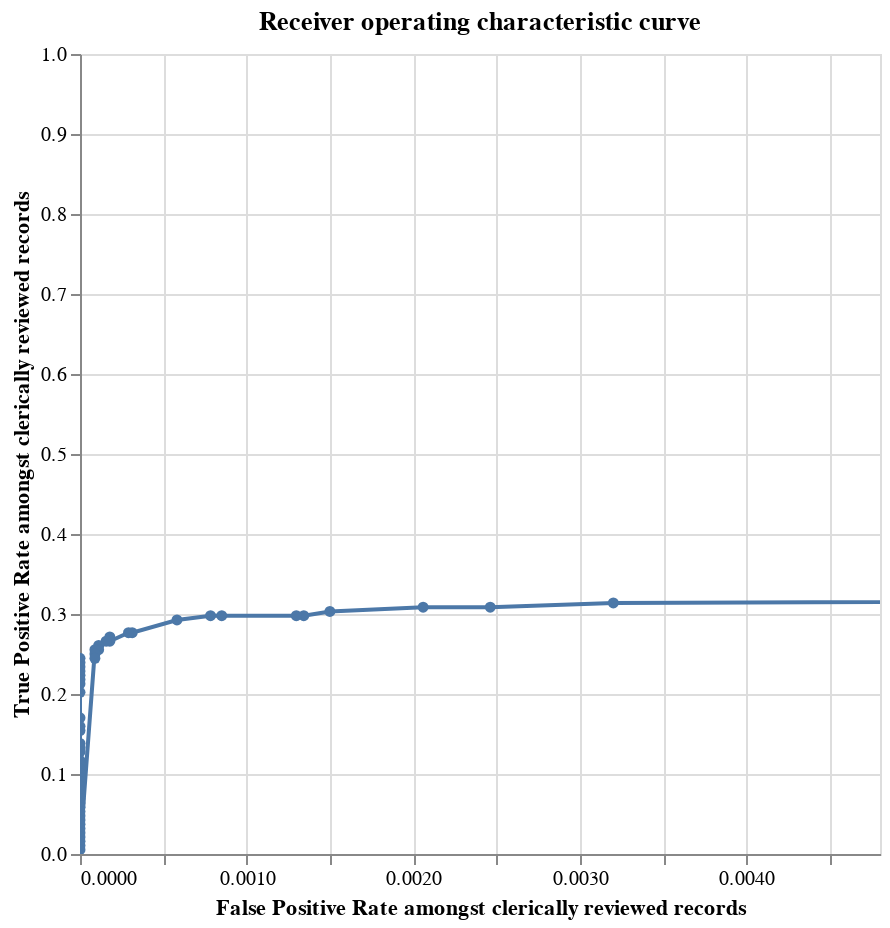

Notebook source saved alongside this figure:
### Code cell
from splink.truth import labels_with_splink_scores, roc_chart, precision_recall_chart


roc_chart(labels_and_scores, spark)

### Figure 1 — Vega-Lite specification as saved in the notebook (floating-point values rounded to 4 significant figures)
{"$schema": "https://vega.github.io/schema/vega-lite/v4.8.1.json", "config": {"view": {"continuousHeight": 300, "continuousWidth": 400}}, "data": {"name": "data-fadd0e93e9546856cbc745a99e65285d", "values": [{"FN": 0, "FN_rate": 0, "FP": 44662, "FP_rate": 1, "N": 44662, "N_rate": 0.9958, "P": 188, "P_rate": 0.004192, "TN": 0, "TN_rate": 0, "TP": 188, "TP_rate": 1, "precision": 0.004192, "recall": 1, "roc_label": "model1", "row_count": 44850, "truth_threshold": 0}, {"FN": 129, "FN_rate": 0.6862, "FP": 143, "FP_rate": 0.003202, "N": 44662, "N_rate": 0.9958, "P": 188, "P_rate": 0.004192, "TN": 44519, "TN_rate": 0.9968, "TP": 59, "TP_rate": 0.3138, "precision": 0.2921, "recall": 0.3138, "roc_label": "model1", "row_count": 44850, "truth_threshold": 0.00507}, {"FN": 130, "FN_rate": 0.6915, "FP": 110, "FP_rate": 0.002463, "N": 44662, "N_rate": 0.9958, "P": 188, "P_rate": 0.004192, "TN": 44552, "TN_rate": 0.9975, "TP": 58, "TP_rate": 0.3085, "precision": 0.3452, "recall": 0.3085, "roc_label": "model1", "row_count": 44850, "truth_threshold": 0.01098}, {"FN": 130, "FN_rate": 0.6915, "FP": 92, "FP_rate": 0.00206, "N": 44662, "N_rate": 0.9958, "P": 188, "P_rate": 0.004192, "TN": 44570, "TN_rate": 0.9979, "TP": 58, "TP_rate": 0.3085, "precision": 0.3867, "recall": 0.3085, "roc_label": "model1", "row_count": 44850, "truth_threshold": 0.01204}, {"FN": 131, "FN_rate": 0.6968, "FP": 67, "FP_rate": 0.0015, "N": 44662, "N_rate": 0.9958, "P": 188, "P_rate": 0.004192, "TN": 44595, "TN_rate": 0.9985, "TP": 57, "TP_rate": 0.3032, "precision": 0.4597, "recall": 0.3032, "roc_label": "model1", "row_count": 44850, "truth_threshold": 0.02585}, {"FN": 132, "FN_rate": 0.7021, "FP": 60, "FP_rate": 0.001343, "N": 44662, "N_rate": 0.9958, "P": 188, "P_rate": 0.004192, "TN": 44602, "TN_rate": 0.9987, "TP": 56, "TP_rate": 0.2979, "precision": 0.4828, "recall": 0.2979, "roc_label": "model1", "row_count": 44850, "truth_threshold": 0.02868}, {"FN": 132, "FN_rate": 0.7021, "FP": 58, "FP_rate": 0.001299, "N": 44662, "N_rate": 0.9958, "P": 188, "P_rate": 0.004192, "TN": 44604, "TN_rate": 0.9987, "TP": 56, "TP_rate": 0.2979, "precision": 0.4912, "recall": 0.2979, "roc_label": "model1", "row_count": 44850, "truth_threshold": 0.05507}, {"FN": 132, "FN_rate": 0.7021, "FP": 38, "FP_rate": 0.0008508, "N": 44662, "N_rate": 0.9958, "P": 188, "P_rate": 0.004192, "TN": 44624, "TN_rate": 0.9991, "TP": 56, "TP_rate": 0.2979, "precision": 0.5957, "recall": 0.2979, "roc_label": "model1", "row_count": 44850, "truth_threshold": 0.06594}, {"FN": 132, "FN_rate": 0.7021, "FP": 35, "FP_rate": 0.0007837, "N": 44662, "N_rate": 0.9958, "P": 188, "P_rate": 0.004192, "TN": 44627, "TN_rate": 0.9992, "TP": 56, "TP_rate": 0.2979, "precision": 0.6154, "recall": 0.2979, "roc_label": "model1", "row_count": 44850, "truth_threshold": 0.1126}, {"FN": 133, "FN_rate": 0.7074, "FP": 26, "FP_rate": 0.0005822, "N": 44662, "N_rate": 0.9958, "P": 188, "P_rate": 0.004192, "TN": 44636, "TN_rate": 0.9994, "TP": 55, "TP_rate": 0.2926, "precision": 0.679, "recall": 0.2926, "roc_label": "model1", "row_count": 44850, "truth_threshold": 0.1223}, {"FN": 136, "FN_rate": 0.7234, "FP": 14, "FP_rate": 0.0003135, "N": 44662, "N_rate": 0.9958, "P": 188, "P_rate": 0.004192, "TN": 44648, "TN_rate": 0.9997, "TP": 52, "TP_rate": 0.2766, "precision": 0.7879, "recall": 0.2766, "roc_label": "model1", "row_count": 44850, "truth_threshold": 0.231}, {"FN": 136, "FN_rate": 0.7234, "FP": 13, "FP_rate": 0.0002911, "N": 44662, "N_rate": 0.9958, "P": 188, "P_rate": 0.004192, "TN": 44649, "TN_rate": 0.9997, "TP": 52, "TP_rate": 0.2766, "precision": 0.8, "recall": 0.2766, "roc_label": "model1", "row_count": 44850, "truth_threshold": 0.2328}, {"FN": 137, "FN_rate": 0.7287, "FP": 8, "FP_rate": 0.0001791, "N": 44662, "N_rate": 0.9958, "P": 188, "P_rate": 0.004192, "TN": 44654, "TN_rate": 0.9998, "TP": 51, "TP_rate": 0.2713, "precision": 0.8644, "recall": 0.2713, "roc_label": "model1", "row_count": 44850, "truth_threshold": 0.2339}, {"FN": 138, "FN_rate": 0.734, "FP": 8, "FP_rate": 0.0001791, "N": 44662, "N_rate": 0.9958, "P": 188, "P_rate": 0.004192, "TN": 44654, "TN_rate": 0.9998, "TP": 50, "TP_rate": 0.266, "precision": 0.8621, "recall": 0.266, "roc_label": "model1", "row_count": 44850, "truth_threshold": 0.6815}, {"FN": 138, "FN_rate": 0.734, "FP": 7, "FP_rate": 0.0001567, "N": 44662, "N_rate": 0.9958, "P": 188, "P_rate": 0.004192, "TN": 44655, "TN_rate": 0.9998, "TP": 50, "TP_rate": 0.266, "precision": 0.8772, "recall": 0.266, "roc_label": "model1", "row_count": 44850, "truth_threshold": 0.8089}, {"FN": 139, "FN_rate": 0.7394, "FP": 5, "FP_rate": 0.000112, "N": 44662, "N_rate": 0.9958, "P": 188, "P_rate": 0.004192, "TN": 44657, "TN_rate": 0.9999, "TP": 49, "TP_rate": 0.2606, "precision": 0.9074, "recall": 0.2606, "roc_label": "model1", "row_count": 44850, "truth_threshold": 0.8097}, {"FN": 140, "FN_rate": 0.7447, "FP": 5, "FP_rate": 0.000112, "N": 44662, "N_rate": 0.9958, "P": 188, "P_rate": 0.004192, "TN": 44657, "TN_rate": 0.9999, "TP": 48, "TP_rate": 0.2553, "precision": 0.9057, "recall": 0.2553, "roc_label": "model1", "row_count": 44850, "truth_threshold": 0.8233}, {"FN": 140, "FN_rate": 0.7447, "FP": 4, "FP_rate": 8.956e-05, "N": 44662, "N_rate": 0.9958, "P": 188, "P_rate": 0.004192, "TN": 44658, "TN_rate": 0.9999, "TP": 48, "TP_rate": 0.2553, "precision": 0.9231, "recall": 0.2553, "roc_label": "model1", "row_count": 44850, "truth_threshold": 0.8296}, {"FN": 141, "FN_rate": 0.75, "FP": 4, "FP_rate": 8.956e-05, "N": 44662, "N_rate": 0.9958, "P": 188, "P_rate": 0.004192, "TN": 44658, "TN_rate": 0.9999, "TP": 47, "TP_rate": 0.25, "precision": 0.9216, "recall": 0.25, "roc_label": "model1", "row_count": 44850, "truth_threshold": 0.8995}, {"FN": 142, "FN_rate": 0.7553, "FP": 4, "FP_rate": 8.956e-05, "N": 44662, "N_rate": 0.9958, "P": 188, "P_rate": 0.004192, "TN": 44658, "TN_rate": 0.9999, "TP": 46, "TP_rate": 0.2447, "precision": 0.92, "recall": 0.2447, "roc_label": "model1", "row_count": 44850, "truth_threshold": 0.9021}, {"FN": 142, "FN_rate": 0.7553, "FP": 0, "FP_rate": 0, "N": 44662, "N_rate": 0.9958, "P": 188, "P_rate": 0.004192, "TN": 44662, "TN_rate": 1, "TP": 46, "TP_rate": 0.2447, "precision": 1, "recall": 0.2447, "roc_label": "model1", "row_count": 44850, "truth_threshold": 0.9101}, {"FN": 143, "FN_rate": 0.7606, "FP": 0, "FP_rate": 0, "N": 44662, "N_rate": 0.9958, "P": 188, "P_rate": 0.004192, "TN": 44662, "TN_rate": 1, "TP": 45, "TP_rate": 0.2394, "precision": 1, "recall": 0.2394, "roc_label": "model1", "row_count": 44850, "truth_threshold": 0.9105}, {"FN": 144, "FN_rate": 0.766, "FP": 0, "FP_rate": 0, "N": 44662, "N_rate": 0.9958, "P": 188, "P_rate": 0.004192, "TN": 44662, "TN_rate": 1, "TP": 44, "TP_rate": 0.234, "precision": 1, "recall": 0.234, "roc_label": "model1", "row_count": 44850, "truth_threshold": 0.9227}, {"FN": 145, "FN_rate": 0.7713, "FP": 0, "FP_rate": 0, "N": 44662, "N_rate": 0.9958, "P": 188, "P_rate": 0.004192, "TN": 44662, "TN_rate": 1, "TP": 43, "TP_rate": 0.2287, "precision": 1, "recall": 0.2287, "roc_label": "model1", "row_count": 44850, "truth_threshold": 0.9288}, {"FN": 146, "FN_rate": 0.7766, "FP": 0, "FP_rate": 0, "N": 44662, "N_rate": 0.9958, "P": 188, "P_rate": 0.004192, "TN": 44662, "TN_rate": 1, "TP": 42, "TP_rate": 0.2234, "precision": 1, "recall": 0.2234, "roc_label": "model1", "row_count": 44850, "truth_threshold": 0.9471}, {"FN": 147, "FN_rate": 0.7819, "FP": 0, "FP_rate": 0, "N": 44662, "N_rate": 0.9958, "P": 188, "P_rate": 0.004192, "TN": 44662, "TN_rate": 1, "TP": 41, "TP_rate": 0.2181, "precision": 1, "recall": 0.2181, "roc_label": "model1", "row_count": 44850, "truth_threshold": 0.9571}, {"FN": 148, "FN_rate": 0.7872, "FP": 0, "FP_rate": 0, "N": 44662, "N_rate": 0.9958, "P": 188, "P_rate": 0.004192, "TN": 44662, "TN_rate": 1, "TP": 40, "TP_rate": 0.2128, "precision": 1, "recall": 0.2128, "roc_label": "model1", "row_count": 44850, "truth_threshold": 0.9598}, {"FN": 150, "FN_rate": 0.7979, "FP": 0, "FP_rate": 0, "N": 44662, "N_rate": 0.9958, "P": 188, "P_rate": 0.004192, "TN": 44662, "TN_rate": 1, "TP": 38, "TP_rate": 0.2021, "precision": 1, "recall": 0.2021, "roc_label": "model1", "row_count": 44850, "truth_threshold": 0.9737}, {"FN": 156, "FN_rate": 0.8298, "FP": 0, "FP_rate": 0, "N": 44662, "N_rate": 0.9958, "P": 188, "P_rate": 0.004192, "TN": 44662, "TN_rate": 1, "TP": 32, "TP_rate": 0.1702, "precision": 1, "recall": 0.1702, "roc_label": "model1", "row_count": 44850, "truth_threshold": 0.9816}, {"FN": 158, "FN_rate": 0.8404, "FP": 0, "FP_rate": 0, "N": 44662, "N_rate": 0.9958, "P": 188, "P_rate": 0.004192, "TN": 44662, "TN_rate": 1, "TP": 30, "TP_rate": 0.1596, "precision": 1, "recall": 0.1596, "roc_label": "model1", "row_count": 44850, "truth_threshold": 0.9832}, {"FN": 159, "FN_rate": 0.8457, "FP": 0, "FP_rate": 0, "N": 44662, "N_rate": 0.9958, "P": 188, "P_rate": 0.004192, "TN": 44662, "TN_rate": 1, "TP": 29, "TP_rate": 0.1543, "precision": 1, "recall": 0.1543, "roc_label": "model1", "row_count": 44850, "truth_threshold": 0.9834}, {"FN": 162, "FN_rate": 0.8617, "FP": 0, "FP_rate": 0, "N": 44662, "N_rate": 0.9958, "P": 188, "P_rate": 0.004192, "TN": 44662, "TN_rate": 1, "TP": 26, "TP_rate": 0.1383, "precision": 1, "recall": 0.1383, "roc_label": "model1", "row_count": 44850, "truth_threshold": 0.9915}, {"FN": 163, "FN_rate": 0.867, "FP": 0, "FP_rate": 0, "N": 44662, "N_rate": 0.9958, "P": 188, "P_rate": 0.004192, "TN": 44662, "TN_rate": 1, "TP": 25, "TP_rate": 0.133, "precision": 1, "recall": 0.133, "roc_label": "model1", "row_count": 44850, "truth_threshold": 0.9954}, {"FN": 164, "FN_rate": 0.8723, "FP": 0, "FP_rate": 0, "N": 44662, "N_rate": 0.9958, "P": 188, "P_rate": 0.004192, "TN": 44662, "TN_rate": 1, "TP": 24, "TP_rate": 0.1277, "precision": 1, "recall": 0.1277, "roc_label": "model1", "row_count": 44850, "truth_threshold": 0.9967}, {"FN": 166, "FN_rate": 0.883, "FP": 0, "FP_rate": 0, "N": 44662, "N_rate": 0.9958, "P": 188, "P_rate": 0.004192, "TN": 44662, "TN_rate": 1, "TP": 22, "TP_rate": 0.117, "precision": 1, "recall": 0.117, "roc_label": "model1", "row_count": 44850, "truth_threshold": 0.9968}, {"FN": 167, "FN_rate": 0.8883, "FP": 0, "FP_rate": 0, "N": 44662, "N_rate": 0.9958, "P": 188, "P_rate": 0.004192, "TN": 44662, "TN_rate": 1, "TP": 21, "TP_rate": 0.1117, "precision": 1, "recall": 0.1117, "roc_label": "model1", "row_count": 44850, "truth_threshold": 0.9984}, {"FN": 168, "FN_rate": 0.8936, "FP": 0, "FP_rate": 0, "N": 44662, "N_rate": 0.9958, "P": 188, "P_rate": 0.004192, "TN": 44662, "TN_rate": 1, "TP": 20, "TP_rate": 0.1064, "precision": 1, "recall": 0.1064, "roc_label": "model1", "row_count": 44850, "truth_threshold": 0.9986}, {"FN": 169, "FN_rate": 0.8989, "FP": 0, "FP_rate": 0, "N": 44662, "N_rate": 0.9958, "P": 188, "P_rate": 0.004192, "TN": 44662, "TN_rate": 1, "TP": 19, "TP_rate": 0.1011, "precision": 1, "recall": 0.1011, "roc_label": "model1", "row_count": 44850, "truth_threshold": 0.9989}, {"FN": 170, "FN_rate": 0.9043, "FP": 0, "FP_rate": 0, "N": 44662, "N_rate": 0.9958, "P": 188, "P_rate": 0.004192, "TN": 44662, "TN_rate": 1, "TP": 18, "TP_rate": 0.09574, "precision": 1, "recall": 0.09574, "roc_label": "model1", "row_count": 44850, "truth_threshold": 0.9993}, {"FN": 171, "FN_rate": 0.9096, "FP": 0, "FP_rate": 0, "N": 44662, "N_rate": 0.9958, "P": 188, "P_rate": 0.004192, "TN": 44662, "TN_rate": 1, "TP": 17, "TP_rate": 0.09043, "precision": 1, "recall": 0.09043, "roc_label": "model1", "row_count": 44850, "truth_threshold": 0.9997}, {"FN": 172, "FN_rate": 0.9149, "FP": 0, "FP_rate": 0, "N": 44662, "N_rate": 0.9958, "P": 188, "P_rate": 0.004192, "TN": 44662, "TN_rate": 1, "TP": 16, "TP_rate": 0.08511, "precision": 1, "recall": 0.08511, "roc_label": "model1", "row_count": 44850, "truth_threshold": 0.9997}, {"FN": 173, "FN_rate": 0.9202, "FP": 0, "FP_rate": 0, "N": 44662, "N_rate": 0.9958, "P": 188, "P_rate": 0.004192, "TN": 44662, "TN_rate": 1, "TP": 15, "TP_rate": 0.07979, "precision": 1, "recall": 0.07979, "roc_label": "model1", "row_count": 44850, "truth_threshold": 0.9998}, {"FN": 174, "FN_rate": 0.9255, "FP": 0, "FP_rate": 0, "N": 44662, "N_rate": 0.9958, "P": 188, "P_rate": 0.004192, "TN": 44662, "TN_rate": 1, "TP": 14, "TP_rate": 0.07447, "precision": 1, "recall": 0.07447, "roc_label": "model1", "row_count": 44850, "truth_threshold": 0.9998}, {"FN": 175, "FN_rate": 0.9309, "FP": 0, "FP_rate": 0, "N": 44662, "N_rate": 0.9958, "P": 188, "P_rate": 0.004192, "TN": 44662, "TN_rate": 1, "TP": 13, "TP_rate": 0.06915, "precision": 1, "recall": 0.06915, "roc_label": "model1", "row_count": 44850, "truth_threshold": 0.9998}, {"FN": 176, "FN_rate": 0.9362, "FP": 0, "FP_rate": 0, "N": 44662, "N_rate": 0.9958, "P": 188, "P_rate": 0.004192, "TN": 44662, "TN_rate": 1, "TP": 12, "TP_rate": 0.06383, "precision": 1, "recall": 0.06383, "roc_label": "model1", "row_count": 44850, "truth_threshold": 0.9998}, {"FN": 177, "FN_rate": 0.9415, "FP": 0, "FP_rate": 0, "N": 44662, "N_rate": 0.9958, "P": 188, "P_rate": 0.004192, "TN": 44662, "TN_rate": 1, "TP": 11, "TP_rate": 0.05851, "precision": 1, "recall": 0.05851, "roc_label": "model1", "row_count": 44850, "truth_threshold": 0.9999}, {"FN": 178, "FN_rate": 0.9468, "FP": 0, "FP_rate": 0, "N": 44662, "N_rate": 0.9958, "P": 188, "P_rate": 0.004192, "TN": 44662, "TN_rate": 1, "TP": 10, "TP_rate": 0.05319, "precision": 1, "recall": 0.05319, "roc_label": "model1", "row_count": 44850, "truth_threshold": 0.9999}, {"FN": 179, "FN_rate": 0.9521, "FP": 0, "FP_rate": 0, "N": 44662, "N_rate": 0.9958, "P": 188, "P_rate": 0.004192, "TN": 44662, "TN_rate": 1, "TP": 9, "TP_rate": 0.04787, "precision": 1, "recall": 0.04787, "roc_label": "model1", "row_count": 44850, "truth_threshold": 0.9999}, {"FN": 180, "FN_rate": 0.9574, "FP": 0, "FP_rate": 0, "N": 44662, "N_rate": 0.9958, "P": 188, "P_rate": 0.004192, "TN": 44662, "TN_rate": 1, "TP": 8, "TP_rate": 0.04255, "precision": 1, "recall": 0.04255, "roc_label": "model1", "row_count": 44850, "truth_threshold": 0.9999}, {"FN": 181, "FN_rate": 0.9628, "FP": 0, "FP_rate": 0, "N": 44662, "N_rate": 0.9958, "P": 188, "P_rate": 0.004192, "TN": 44662, "TN_rate": 1, "TP": 7, "TP_rate": 0.03723, "precision": 1, "recall": 0.03723, "roc_label": "model1", "row_count": 44850, "truth_threshold": 1.0}, {"FN": 182, "FN_rate": 0.9681, "FP": 0, "FP_rate": 0, "N": 44662, "N_rate": 0.9958, "P": 188, "P_rate": 0.004192, "TN": 44662, "TN_rate": 1, "TP": 6, "TP_rate": 0.03191, "precision": 1, "recall": 0.03191, "roc_label": "model1", "row_count": 44850, "truth_threshold": 1.0}, {"FN": 183, "FN_rate": 0.9734, "FP": 0, "FP_rate": 0, "N": 44662, "N_rate": 0.9958, "P": 188, "P_rate": 0.004192, "TN": 44662, "TN_rate": 1, "TP": 5, "TP_rate": 0.0266, "precision": 1, "recall": 0.0266, "roc_label": "model1", "row_count": 44850, "truth_threshold": 1.0}, {"FN": 184, "FN_rate": 0.9787, "FP": 0, "FP_rate": 0, "N": 44662, "N_rate": 0.9958, "P": 188, "P_rate": 0.004192, "TN": 44662, "TN_rate": 1, "TP": 4, "TP_rate": 0.02128, "precision": 1, "recall": 0.02128, "roc_label": "model1", "row_count": 44850, "truth_threshold": 1.0}, {"FN": 185, "FN_rate": 0.984, "FP": 0, "FP_rate": 0, "N": 44662, "N_rate": 0.9958, "P": 188, "P_rate": 0.004192, "TN": 44662, "TN_rate": 1, "TP": 3, "TP_rate": 0.01596, "precision": 1, "recall": 0.01596, "roc_label": "model1", "row_count": 44850, "truth_threshold": 1.0}, {"FN": 186, "FN_rate": 0.9894, "FP": 0, "FP_rate": 0, "N": 44662, "N_rate": 0.9958, "P": 188, "P_rate": 0.004192, "TN": 44662, "TN_rate": 1, "TP": 2, "TP_rate": 0.01064, "precision": 1, "recall": 0.01064, "roc_label": "model1", "row_count": 44850, "truth_threshold": 1.0}, {"FN": 187, "FN_rate": 0.9947, "FP": 0, "FP_rate": 0, "N": 44662, "N_rate": 0.9958, "P": 188, "P_rate": 0.004192, "TN": 44662, "TN_rate": 1, "TP": 1, "TP_rate": 0.005319, "precision": 1, "recall": 0.005319, "roc_label": "model1", "row_count": 44850, "truth_threshold": 1.0}]}, "encoding": {"tooltip": [{"field": "truth_threshold", "type": "quantitative"}, {"field": "FP_rate", "type": "quantitative"}, {"field": "TP_rate", "type": "quantitative"}, {"field": "TP", "type": "quantitative"}, {"field": "TN", "type": "quantitative"}, {"field": "FP", "type": "quantitative"}, {"field": "FN", "type": "quantitative"}, {"field": "precision", "type": "quantitative"}, {"field": "recall", "type": "quantitative"}], "x": {"field": "FP_rate", "scale": {"domain": [0, 0.004803]}, "sort": ["truth_threshold"], "title": "False Positive Rate amongst clerically reviewed records", "type": "quantitative"}, "y": {"field": "TP_rate", "sort": ["truth_threshold"], "title": "True Positive Rate amongst clerically reviewed records", "type": "quantitative"}}, "height": 400, "mark": {"clip": true, "point": true, "type": "line"}, "selection": {"selector076": {"bind": "scales", "encodings": ["x"], "type": "interval"}}, "title": "Receiver operating characteristic curve", "width": 400}
